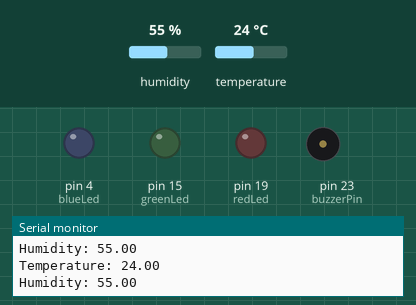
This sketch was run on a simulated Arduino Mega 2560, built with avr-gcc and run on an emulated ATmega2560. On the bench: output pins drawn as LEDs (lit = HIGH), buzzer (waves = sounding), the last lines printed to the serial monitor. The test bench sets the inputs (shaded band); at power-on: humidity 55 %, temperature 24 °C.

Above: at 6.8 s.
6.9 s: humidity set to 42 %
At 12.4 s:
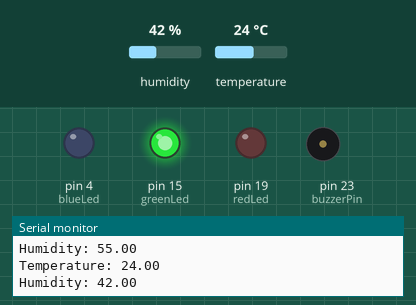
13.6 s: humidity set to 39 %
At 18.14 s:
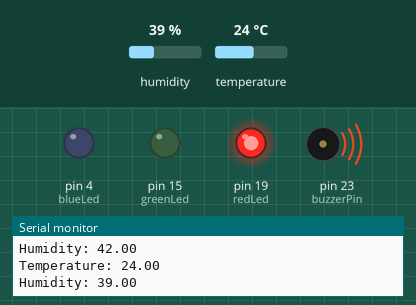
Timing chart, 0 to 26.3 s (numbered marks = the images above; inputs shaded):
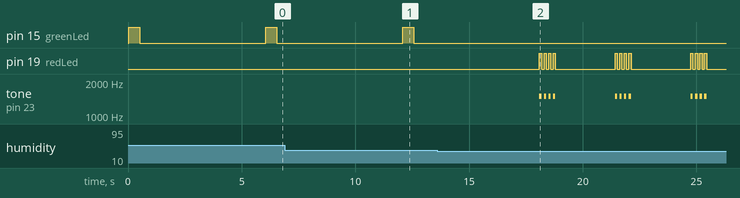

Measured:
- the behaviour switches between 41 and 40 % on humidity (found by bisection; images 1 and 2)
- after the input at 13.6 s, pin 15 (greenLed): stops changing and stays LOW; pin 19 (redLed): LOW → HIGH after 4.5 s, then repeats every 3.3 s: 3 × (LOW 0.10 s, HIGH 0.10 s), LOW 2.6 s, HIGH 0.10 s; tone on pin 23 (buzzerPin): silent → 1500 Hz after 4.5 s, then repeats every 3.3 s: 3 × (silent 0.10 s, 1500 Hz 0.10 s), silent 2.6 s, 1500 Hz 0.10 s
- by itself, pin 15 (greenLed): alternates HIGH for 0.50 s and LOW for 5.5 s

The sketch:

main.ino
```cpp
#include "Arduino.h"
#include <DHT.h>

const int redLed = 19;
const int greenLed = 15;
const int blueLed = 4;
const int dhtPin = 18;

const int buzzerPin = 23;
const int buzzerFreq = 1500;

// temperature control (in C°)
const int temperatureMin = 20;
const int temperatureMax = 35;

// humidity control (in %)
const int humidityMin = 40;
const int humidityMax = 80;

void lowAlert();
void mediumAlert();
void highAlert();

DHT dht(dhtPin, DHT11);

void setup() {
    Serial.begin(9600);

    pinMode(redLed, OUTPUT);
    pinMode(greenLed, OUTPUT);
    pinMode(blueLed, OUTPUT);

    pinMode(buzzerPin, OUTPUT);

    dht.begin();
}

void loop() {
    float temperature = dht.readTemperature();
    float humidity = dht.readHumidity();

    Serial.print("Temperature: ");
    Serial.println(temperature);
    Serial.print("Humidity: ");
    Serial.println(humidity);

    bool temperatureCondition = temperature > temperatureMin && temperature < temperature;
    bool humidityCondition = humidity > humidityMin && humidity < humidityMax;

    if(temperatureCondition || humidityCondition) {
        lowAlert();
        delay(5000);
    } else {
        highAlert();
        delay(2500);
    }
}

void lowAlert() {
    for(int i = 0; i < 1; i++) {
        analogWrite(greenLed, 255);
        delay(500);
        analogWrite(greenLed, 0);
        delay(500);
    }
}

void mediumAlert() {
    for(int i = 0; i < 2; i++) {
        analogWrite(blueLed, 255);
        tone(buzzerPin, buzzerFreq);

        delay(500);

        noTone(buzzerPin);
        analogWrite(blueLed, 0);
        delay(500);
    }
}

void highAlert() {
    for(int i = 0; i < 4; i++) {
        analogWrite(redLed, 255);
        tone(buzzerPin, buzzerFreq);

        delay(100);

        noTone(buzzerPin);
        analogWrite(redLed, 0);
        delay(100);
    }
}
```
